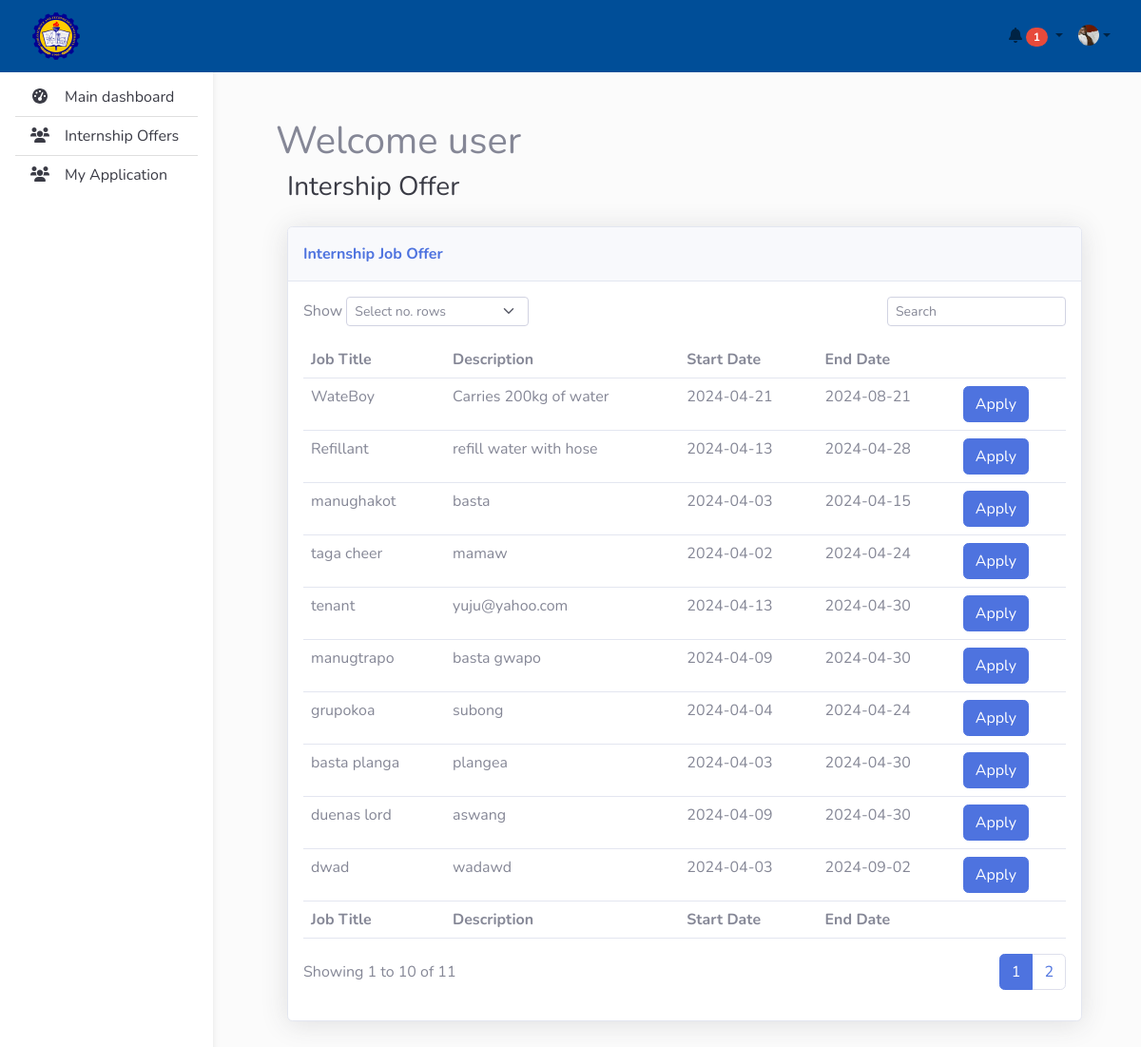
Page /php_source/views/studentDashboard/stud_view.php?company_id=4 (signed in) on the committed database.
### tables this page shows
CREATE TABLE `intern_internship` (
  `internship_id` int(11) NOT NULL,
  `title` text NOT NULL,
  `description` text NOT NULL,
  `start_date` date NOT NULL,
  `end_date` date NOT NULL,
  `company_id` int(10) NOT NULL
);

### php_source/views/studentDashboard/stud_view.php (the view, shortened to what this page needs)
<html>
     <head>
        <link rel="stylesheet" href="../../../assets/bootstrap/css/bootstrap.min.css">
        <link rel="stylesheet" href="../../../assets/css/main.css">
        <link href="https://cdnjs.cloudflare.com/ajax/libs/font-awesome/5.15.3/css/all.min.css" rel="stylesheet">
     </head>
     <body>
          <?php include ("../../includes/stud_topnav.php"); ?>
          <?php include ("../../includes/stud_sidenav.php");?>
          <main>
               <div id="" class="container pt-4 main" style="margin-top: 100px; padding: 60px 50px;">
                    <?php
                         require_once  ('../../../connection/connect.php');
                    ?>
                    <?php
                              if (isset($_SESSION['studuser'])) {
                                   $studuser = $_SESSION['studuser'];
                              }
                              echo "<h1>Welcome " . $studuser . "</h1>";
                         ?>
                    <div class="row" id="dashboard">
                         <div class="container-fluid" id="body-content">
                              <h3 class="text-dark mb-4">Intership Offer</h3>
                              <div class="card shadow">
                                   <div class="card-header py-3">
                                        <p class="text-primary m-0 fw-bold">Internship Job Offer</p>
                                   </div>
                                   <div class="card-body">
                                        <div class="row">
                                             <div class="col-md-6 text-nowrap">
                                                  <div id="dataTable_length" class="dataTables_length" aria-controls="dataTable"><label class="form-label">Show&nbsp;<select class="d-inline-block form-select form-select-sm" id="recordsPerPage">
                                                                           <option >Select no. rows</option>
                                                                           </select>&nbsp;</label></div>
                                             </div>
                                             <div class="col-md-6">
                                                  <div class="text-md-end dataTables_filter" id="dataTable_filter"><label class="form-label"><input type="search" id="searchInput" class="form-control form-control-sm" aria-controls="dataTable" placeholder="Search"></label></div>
                                             </div>
                                        </div>
                                        <div class="table-responsive table mt-2" id="dataTable" role="grid" aria-describedby="dataTable_info">
                                             <table class="table my-0" id="dataTable">
                                                  <thead>
                                                       <tr>
                                                            <th>Job Title</th>
                                                            <th>Description</th>
                                                            <th>Start Date</th>
                                                            <th>End Date</th>
                                                       </tr>
                                                  </thead>
                                                  <tbody>
                                                       <?php
                                                            $company_id = $_GET['company_id'];
                                                            $records_per_page = isset($_GET['per_page']) ? $_GET['per_page'] : 10;
                                                            $current_page = isset($_GET['page']) ? $_GET['page'] : 1;
                                                            $start_from = ($current_page - 1) * $records_per_page;
                                                            $sql = "SELECT * FROM intern_internship WHERE company_id=$company_id LIMIT $start_from, $records_per_page";
                                                            if ($result = $conn->query($sql)){
                                                                 while ($row = $result->fetch_assoc()){
                                                                      $intern_id = $row['internship_id'];
                                                                      $title = $row['title'];
                                                                      $desc = $row['description'];
                                                                      $start_date = $row['start_date'];
                                                                      $end_date = $row['end_date'];
                                                                      $company_id = $row['company_id'];
                                                       ?>
                                                       <tr>
                                                            <td><?php echo $title; ?></td>
                                                            <td><?php echo $desc; ?></td>
                                                            <td><?php echo $start_date; ?></td>
                                                            <td><?php echo $end_date; ?></td>
                                                            <td><button class="btn btn-primary apply_btn" data-intern_id="<?php echo $intern_id; ?>"
                                                            data-company_id="<?php echo $company_id; ?>">Apply</button></td>
                                                       </tr>
                                                       <?php
                                                                 }
                                                            }
                                                            $total_records_sql = "SELECT COUNT(*) AS total FROM  intern_internship WHERE company_id=$company_id";
                                                            $total_records_result = $conn->query($total_records_sql);
                                                            $total_records_row = $total_records_result->fetch_assoc();
                                                            $total_records = $total_records_row['total'];
                                                            $total_pages = ceil($total_records / $records_per_page);
                                                       ?>
                                                  </tbody>
                                                  <tfoot>
                                                            <tr>
                                                                 <th>Job Title</th>
                                                                 <th>Description</th>
                                                                 <th>Start Date</th>
                                                                 <th>End Date</th>
                                                                 <th></th>
                                                  </tr>
                                                  </tfoot>
                                             </table>
                                        </div>
                                        <div class="row">
                                             <div class="col-md-6 align-self-center">
                                                  <p id="dataTable_info" class="dataTables_info" role="status" aria-live="polite">Showing 1 to <?php echo $records_per_page?> of <?php echo $total_records;?></p>
                                             </div>
                                             <div class="col-md-6">
                                                  <nav class="d-lg-flex justify-content-lg-end dataTables_paginate paging_simple_numbers">
                                                       <ul class="pagination">
                                                            <?php for ($i = 1; $i <= $total_pages; $i++){ ?>
                                                                 <li class="page-item <?php if ($i == $current_page) echo 'active'; ?>">
                                                                      <a class="page-link" id="page_change" href="?page=<?php echo $i; ?>&company_id=<?php echo $company_id; ?>"><?php echo $i; ?></a>
                                                                 </li>
                                                            <?php } ?>
                                                       </ul>
                                                  </nav>
                                             </div>
                                        </div>
                                   </div>
                              </div>
               </div>
          </main>
     </body>
</html>

### php_source/includes/stud_topnav.php (shortened to what this page needs)
<nav id="main-navbar" class="navbar navbar-expand-lg navbar-light fixed-top">
            <div class="container-fluid">
                <a class="navbar-brand" href="#">
                    <img src="../../../assets/img/isatlogo.png" height="50" alt="Inmass Logo"
                    loading="lazy" />
                </a>
                <ul class="navbar-nav ms-auto d-flex flex-row">
                    <li class="nav-item dropdown">
                        <a class="nav-link me-3 me-lg-0 dropdown-toggle hidden-arrow" href="#" id="navbarDropdownMenuLink"
                            role="button" data-bs-toggle="dropdown" aria-expanded="false">
                            <i class="fas fa-bell"></i>
                            <span class="badge rounded-pill badge-notification bg-danger">1</span>
                        </a>
                    </li>
                    <li class="nav-item dropdown">
                        <a class="nav-link dropdown-toggle hidden-arrow d-flex align-items-center" href="#"
                            id="navbarDropdownMenuLink" role="button" data-bs-toggle="dropdown" aria-expanded="false">
                            <img src="../../../assets/img/lightskin2.jpg" class="rounded-circle"
                            height="22" alt="Avatar" loading="lazy" />
                        </a>
                    </li>
                </ul>
            </div>
        </nav>

### php_source/includes/stud_sidenav.php
<nav id="sidebarMenu" class="collapse d-lg-block sidebar collapse bg-white">
            <div class="position-sticky">
                <div class="list-group list-group-flush mx-3 mt-4">
                    <a href="stud_main.php" class="list-group-item list-group-item-action py-2 ripple" aria-current="true" id="main-dash">
                        <i class="fas fa-tachometer-alt fa-fw me-3 dashboard-logo"></i><span class="font-dashboard">Main dashboard</span>
                    </a>
                    <a  href="../studentDashboard/stud_control2.php" class="list-group-item list-group-item-action py-2 ripple" id="student_table"><i
                        class="fas fa-users fa-fw me-3"></i><span>Internship Offers</span></a>
                        <a  href="../studentDashboard/stud_control3.php" class="list-group-item list-group-item-action py-2 ripple" id="student_table"><i
                        class="fas fa-users fa-fw me-3"></i><span>My Application</span></a>
                </div>
            </div>
</nav>

### assets/css/main.css (style rules this page uses)
body { background-color: #fbfbfb; }
@media (min-width: 991.98px) { main { padding-left: 240px; } }
.navbar-brand img { margin-left: 10px; }
#main-navbar { background-color: #004E98; }
.sidebar { position: fixed; top: 0; bottom: 0; left: 0; padding: 58px 0 0; box-shadow: 0 2px 5px 0 rgb(0 0 0 / 5%), 0 2px 10px 0 rgb(0 0 0 / 5%); width: 240px; z-index: 600; }

### rows in the picture
intern_internship: title "WateBoy", description "Carries 200kg of water", start_date "2024-04-21", end_date "2024-08-21"
intern_internship: title "Refillant", description "refill water with hose", start_date "2024-04-13", end_date "2024-04-28"
intern_internship: title "manughakot", description "basta", start_date "2024-04-03", end_date "2024-04-15"
intern_internship: title "taga cheer", description "mamaw", start_date "2024-04-02", end_date "2024-04-24"
intern_internship: title "tenant", description "yuju@yahoo.com", start_date "2024-04-13", end_date "2024-04-30"
intern_internship: title "manugtrapo", description "basta gwapo", start_date "2024-04-09", end_date "2024-04-30"
intern_internship: title "grupokoa", description "subong", start_date "2024-04-04", end_date "2024-04-24"
intern_internship: title "basta planga", description "plangea", start_date "2024-04-03", end_date "2024-04-30"
intern_internship: title "duenas lord", description "aswang", start_date "2024-04-09", end_date "2024-04-30"
intern_internship: title "dwad", description "wadawd", start_date "2024-04-03", end_date "2024-09-02"

### other values in the picture
$studuser "user"
$records_per_page "10"
$total_records "11"
